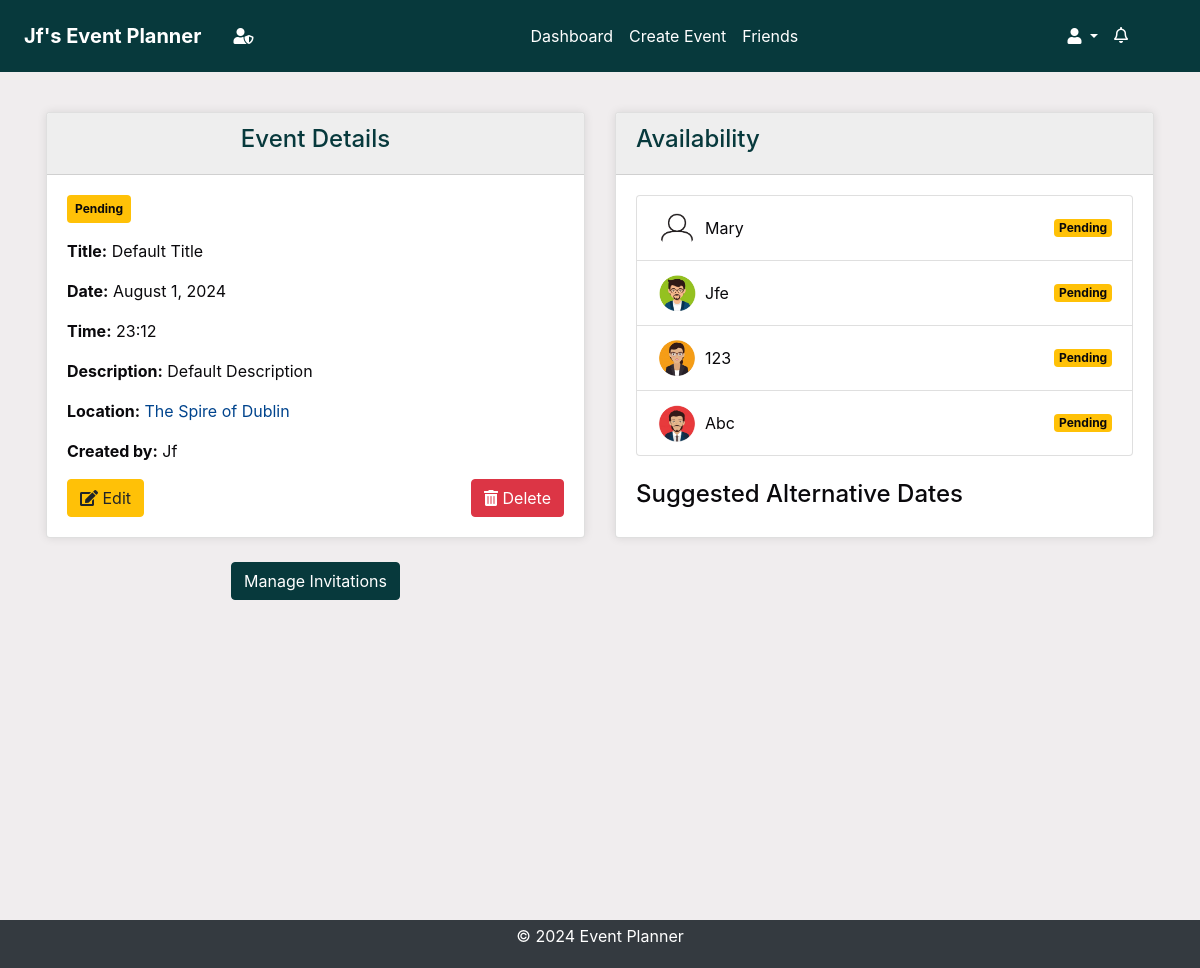
Before: /events/details/312/ (signed in) with the older database file.
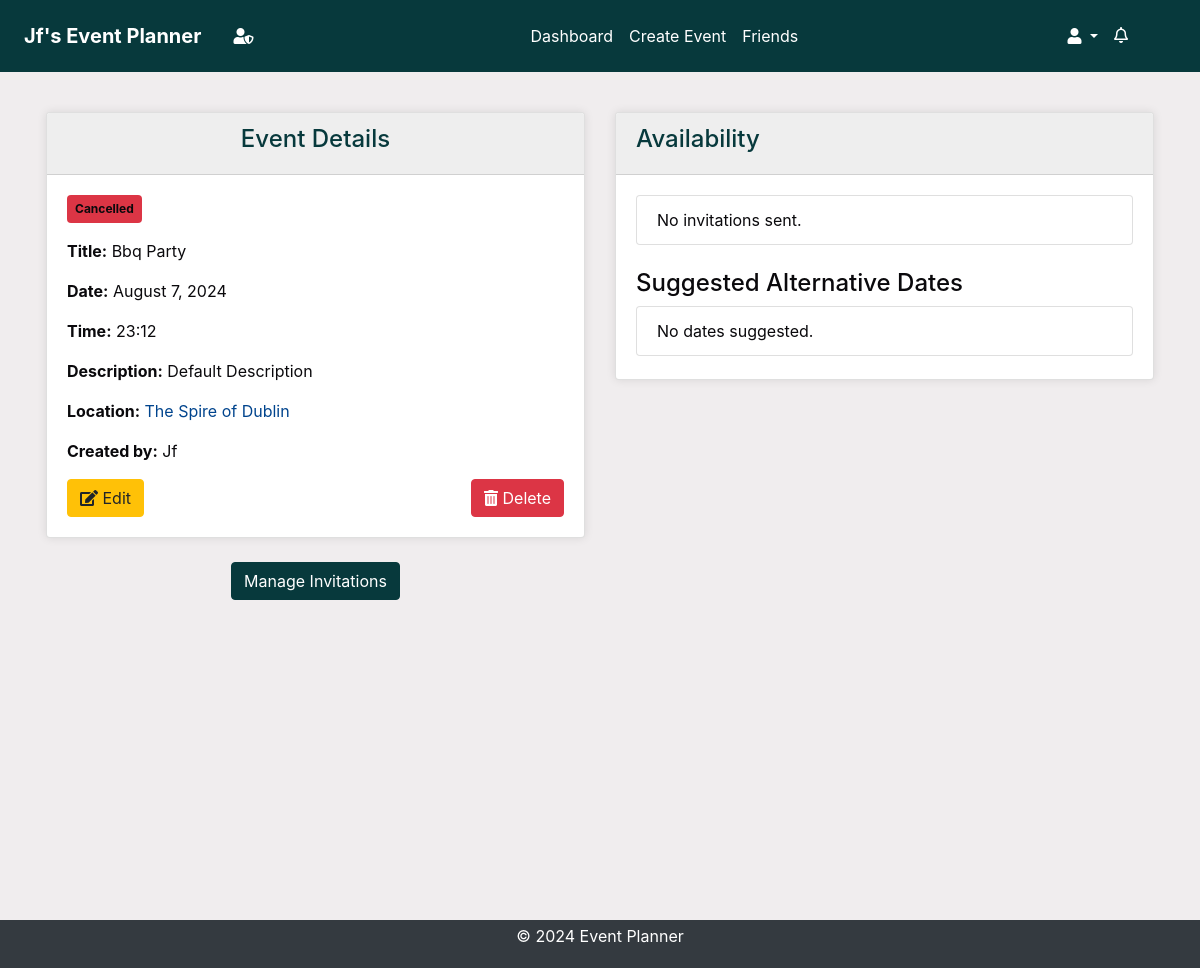
After: the same page with the newer database file.
### events/models.py (models this page shows, shortened)
class Event(models.Model):
    STATUS_CHOICES = [
        ("Pending", "Pending"),
        ("Confirmed", "Confirmed"),
        ("Cancelled", "Cancelled"),
    ]
    title = models.CharField(max_length=100)
    description = models.TextField()
    location = models.CharField(max_length=255)
    created_by = models.ForeignKey(User, on_delete=models.CASCADE)
    proposed_date = models.DateTimeField()
    finalized_date = models.DateTimeField(null=True, blank=True)
    status = models.CharField(
        max_length=20, choices=STATUS_CHOICES, default="Pending"
    )
    created_at = models.DateTimeField(auto_now_add=True)
    updated_at = models.DateTimeField(auto_now=True)

### invitations/models.py (models this page shows, shortened)
class Invitation(models.Model):
    STATUS_CHOICES = [
        ("Pending", "Pending"),
        ("Accepted", "Accepted"),
        ("Declined", "Declined"),
    ]
    event = models.ForeignKey(
        Event, on_delete=models.CASCADE, related_name="invitations"
    )
    user = models.ForeignKey(User, on_delete=models.CASCADE)
    status = models.CharField(
        max_length=20, choices=STATUS_CHOICES, default="Pending"
    )
    suggested_date = models.DateTimeField(null=True, blank=True)
    read = models.BooleanField(default=False)
    created_at = models.DateTimeField(auto_now_add=True)
    updated_at = models.DateTimeField(auto_now=True)

### accounts/models.py (models this page shows, shortened)
class UserProfile(models.Model):
    user = models.OneToOneField(User, on_delete=models.CASCADE)
    profile_picture = models.CharField(max_length=254, default="default.png")
    created_at = models.DateTimeField(auto_now_add=True)
    updated_at = models.DateTimeField(auto_now=True)

### events/views.py (the view, shortened to what this page needs)
# urls.py: path("<int:event_id>/", views.event_details, name="event_details"),
@login_required
def event_details(request, event_id):
    event = get_object_or_404(Event, id=event_id)
    invitations = Invitation.objects.filter(event=event)
    user_invitations = invitations.filter(user=request.user)
    user_invitations.update(read=True)
    Notification.objects.filter(
        event=event, user=request.user, read=False
    ).update(read=True)
    current_date = timezone.now().date()
    current_time = timezone.now().time()
    context = {
        "event": event,
        "invitations": invitations,
        "current_date": current_date,
        "current_time": current_time,
    }
    return render(request, "events/event_details.html", context)

### accounts/context_processors.py (called while the page is built)
def google_api_key(request):
    return {"GOOGLE_API_KEY": os.getenv("GOOGLE_API_KEY")}

### notifications/context_processors.py (called while the page is built)
def notifications(request):
    if request.user.is_authenticated:
        all_unread_notifications = Notification.objects.filter(
            user=request.user, read=False
        ).order_by("-created_at")
        unread_count = all_unread_notifications.count()
        recent_unread_notifications = all_unread_notifications[:8]
        return {
            "recent_unread_notifications": recent_unread_notifications,
            "unread_count": unread_count,
        }
    return {}

### templates/events/event_details.html (shortened to what this page needs)
{% extends 'base.html' %}
{% load static %}
{% block content %}
  <div class="container no-container mt-2" style="padding: 1rem;">
    <div class="row">
      <div class="col-md-6">
        <div class="card">
          <div class="card-header bg-primary text-white text-center">
            <h4>Event Details</h4>
          </div>
          <div class="card-body">
            <span class="badge bg-{{ event.status|lower }} mb-3">{{ event.status|capfirst }}</span>
            <p>
              <strong>Title:</strong> {{ event.title|title }}
            </p>
            <p>
              <strong>Date:</strong> {{ event.proposed_date|date:'F j, Y' }}
            </p>
            <p>
              <strong>Time:</strong> {{ event.proposed_date|time:'H:i' }}
            </p>
            <p>
              <strong>Description:</strong> {{ event.description|capfirst }}
            </p>
            <p>
              <strong>Location:</strong> <a href="https://www.google.com/maps/search/?api=1&query={{ event.location|urlencode }}" target="_blank">{{ event.location|capfirst }}</a>
            </p>
            <p>
              <strong>Created by:</strong> {{ event.created_by.username|capfirst }}
            </p>
            {% if request.user == event.created_by %}
              <div class="d-flex justify-content-between mt-3">
                <a href="{% url 'edit_event' event.id %}" class="btn btn-warning"><i class="fas fa-edit"></i> Edit</a>
                <button class="btn btn-danger delete-btn" data-event-id="{{ event.id }}"><i class="fas fa-trash-alt"></i> Delete</button>
              </div>
            {% endif %}
          </div>
        </div>
        {% if request.user == event.created_by %}
          <div class="row mt-4">
            <div class="col-md-12 text-center">
              <a href="{% url 'manage_invitations' event.id %}" class="btn btn-primary mb-5">Manage Invitations</a>
            </div>
          </div>
        {% endif %}
      </div>
      <div class="col-md-6">
        <div class="card">
          <div class="card-header bg-secondary text-white">
            <h4>Availability</h4>
          </div>
          <div class="card-body">
            <ul class="list-group">
              {% for invitation in event.invitations.all %}
                <li class="list-group-item d-flex justify-content-between align-items-center">
                  <img src="{% static 'images/profile_pictures/' %}{{ invitation.user.userprofile.profile_picture }}" alt="{{ invitation.user.username }}'s profile picture" class="rounded-circle mr-2" style="width: 40px; height: 40px;" >
                  <span style="margin-right:auto;">{{ invitation.user.username|capfirst }}</span>
                  <span class="badge bg-{{ invitation.status|lower }}">{{ invitation.status }}</span>
                </li>
              {% empty %}
                <li class="list-group-item">No invitations sent.</li>
              {% endfor %}
            </ul>
            <h4 class="mt-4">Suggested Alternative Dates</h4>
            <ul class="list-group">
              {% for invitation in event.invitations.all %}
                {% if invitation.suggested_date %}
                  <li class="list-group-item">
                    <img src="{% static 'images/profile_pictures/' %}{{ invitation.user.userprofile.profile_picture }}" alt="{{ invitation.user.username }}'s profile picture" class="rounded-circle mr-2" style="width: 40px; height: 40px;" >
                    {{ invitation.user.username|capfirst }}: {{ invitation.suggested_date|date:'F j, Y' }} - {{ invitation.suggested_date|time:'H:i' }}
                  </li>
                {% endif %}
              {% empty %}
                <li class="list-group-item">No dates suggested.</li>
              {% endfor %}
            </ul>
          </div>
        </div>
      </div>
    </div>
  </div>
{% endblock %}

### templates/base.html (shortened to what this page needs)
<!DOCTYPE html>
<html lang="en">
<head>
    {% load static %}
    <link rel="stylesheet" href="https://stackpath.bootstrapcdn.com/bootstrap/4.5.2/css/bootstrap.min.css">
    <link rel="stylesheet" href="{% static 'css/styles.css' %}">
    <link rel="stylesheet" href="https://cdnjs.cloudflare.com/ajax/libs/font-awesome/5.15.4/css/all.min.css">
    <link rel="stylesheet" href="https://cdnjs.cloudflare.com/ajax/libs/fullcalendar/3.10.2/fullcalendar.min.css">
</head>
<body class="c-app">
    <header class="c-header c-header-light c-header-fixed">
        <nav class="navbar navbar-expand-lg navbar-light">
            {% if user.is_authenticated %}
                <a class="navbar-brand" href="{% url 'dashboard' %}"><strong> {{ user.username|title }}'s Event Planner</strong></a>
            {% else %}
                <a class="navbar-brand" href="{% url 'home' %}"><h1><strong>Event Planner</strong></h1></a>
            {% endif %}
            {% if user.is_superuser %}
            <a class="nav-link" aria-label="Admin Panel"  href="{% url 'admin:index' %}"> <i class="fas fa-user-shield"></i></a>
            {% endif %}
            <div class="collapse navbar-collapse" id="navbarSupportedContent">
                {% if user.is_authenticated %}
                <ul class="navbar-nav mx-auto">
                    <li class="nav-item {% if request.resolver_match.url_name == 'dashboard' %}active{% endif %}">
                        <a class="nav-link" href="{% url 'dashboard' %}">Dashboard</a>
                    </li>
                    <li class="nav-item {% if request.resolver_match.url_name == 'create_event' %}active{% endif %}">
                        <a class="nav-link" href="{% url 'create_event' %}">Create Event</a>
                    </li>
                    <li class="nav-item {% if request.resolver_match.url_name == 'friends_page' %}active{% endif %}">
                        <a class="nav-link" href="{% url 'friends_page' %}">Friends</a>
                    </li>
                    {% endif %}
                </ul>
                {% if user.is_authenticated %}
                <ul class="navbar-nav d-flex">
                    <li class="nav-item dropdown">
                        <a class="nav-link dropdown-toggle" href="#" id="profileLink" role="button" data-toggle="dropdown" aria-haspopup="true" aria-expanded="false">
                            <i class="fas fa-user"></i>
                        </a>
                    </li>
                </ul>
                {% endif %}
            </div>
            {% if user.is_authenticated %}
                <ul class="navbar-nav ml-auto d-flex">
                    <li class="nav-item mr-3">
                        <a class="nav-link" href="#" id="notificationBell" role="button" data-toggle="dropdown" aria-haspopup="true" aria-expanded="false">
                            <i class="fas fa-bell" style="font-weight:100;"></i>
                        </a>
                    </li>
                </ul>
            {% endif %}
        </nav>
    </header>
    <main class="c-main">
        <div class="container-fluid">
            <div class="fade-in">
                {% block content %}{% endblock %}
            </div>
        </div>
    </main>
    <footer class="footer py-1">
        <div class="container text-center">
            <p class="text-white">&copy; 2024 Event Planner</p>
        </div>
    </footer>
</body>
</html>

### static/css/styles.css (style rules this page uses)
* { box-sizing: border-box; }
body, html { margin: 0; padding: 0; font-family: var(--font-family-sans-serif); background-color: var(--background); color: var(--text); height: 100%; }
body>main>div>div>div>div>div>p>a, body>main>div>div>div>p>a, div.card-body>p>a { color: var(--blue) !important; }
:root { --primary: #07393c; --secondary: #2C666E; --accent: #90DDF0; --background: #F0EDEE; --text: #0A090C; --heading-bg: #eeeeee; --white: #fff; --gray: #6c757d; --gray-dark: #343a40; --success: #28a745; --info: #17a2b8; --warning: #ffc107; --danger: #dc3545; --light: #f8f9fa; --dark: #343a40; --blue: #00448d !important; --breakpoint-xs: 0; --breakpoint-sm: 576px; --breakpoint-md: 768px; --breakpoint-lg: 992px; --breakpoint-xl: 1200px; --font-family-sans-serif: -apple-system, BlinkMacSystemFont, "Segoe UI", Roboto, "Helvetica Neue", Arial, "Noto Sans", sans-serif, "Apple Color Emoji", "Segoe UI Emoji", "Segoe UI Symbol", "Noto Color Emoji"; --font-family-monospace: SFMono-Regular, Menlo, Monaco, Consolas, "Liberation Mono", "Courier New", monospace; }
.container-fluid { display: flex; flex-direction: column; min-height: 100vh; }
.row { flex: 1; display: flex; }
.bg-primary { background-color: var(--primary) !important; }
.bg-secondary { background-color: var(--secondary) !important; }
.btn-primary { background-color: var(--primary) !important; border-color: var(--primary) !important; }
header { background-color: var(--primary) !important; color: var(--white) !important; padding: .5rem !important; margin-bottom: 1rem !important; }
header a, header .navbar-brand, header .nav-link { color: var(--white) !important; }
.card-header { background-color: var(--heading-bg) !important; color: var(--primary) !important; }
footer { background-color: var(--dark) !important; color: var(--white) !important; padding: 1px 0px !important; padding-top: 0 !important; padding-bottom: 0 !important; margin-top: 2rem !important; text-align: center !important; margin-top: auto; }
.add-btn, .delete-btn, .edit-btn, .invite-btn { margin: 0; }
.no-container { background-color: transparent !important; box-shadow: none !important; }
body>main>div>div>div.container { background-color: var(--white); padding: 2rem; box-shadow: 0 0 10px rgba(0, 0, 0, .5); }
.card-body>span { padding: .5rem; }
.bg-deny, .bg-cancelled { background-color: var(--danger) !important; }
.card { box-shadow: 0 0 10px rgba(0, 0, 0, .1); min-height: 50%; }
.navbar-nav.mx-auto { flex: 1; justify-content: center; }
#notificationBell { margin-right: auto; display: flex; justify-content: flex-end; }
body>main>div>div>div.container { padding: 0rem; box-shadow: none; }

Changed rows visible on the page:
removed Invitation: user.userprofile.profile_picture (placeholder picture), user.username "Mary", status "Pending"
removed Invitation: user.userprofile.profile_picture (picture), user.username "Jfe", status "Pending"
removed Invitation: user.userprofile.profile_picture (picture), user.username "123", status "Pending"
removed Invitation: user.userprofile.profile_picture (picture), user.username "Abc", status "Pending"
changed Event "Default Description": status "Pending" → "Cancelled"; title "Default Title" → "Bbq Party"; proposed_date "August 1, 2024" → "August 7, 2024"
Other visible differences:
text now shown: "No invitations sent. No dates suggested."
